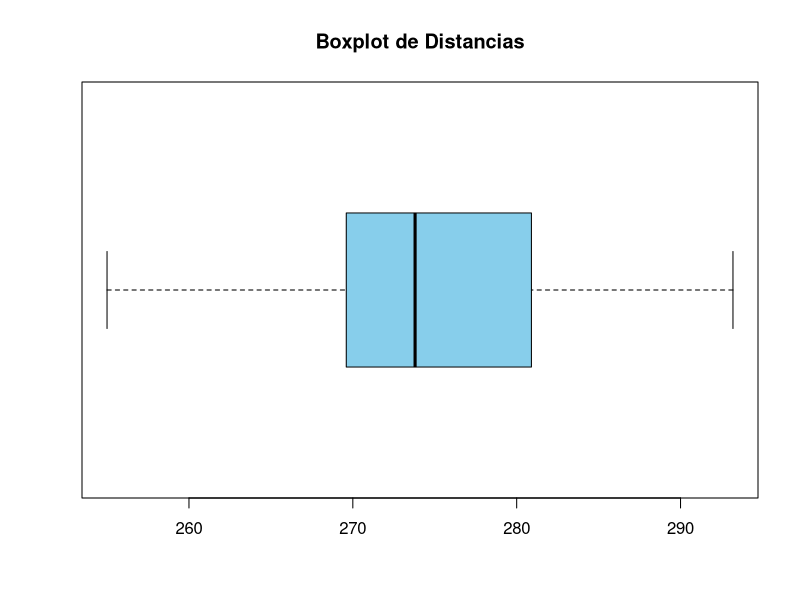
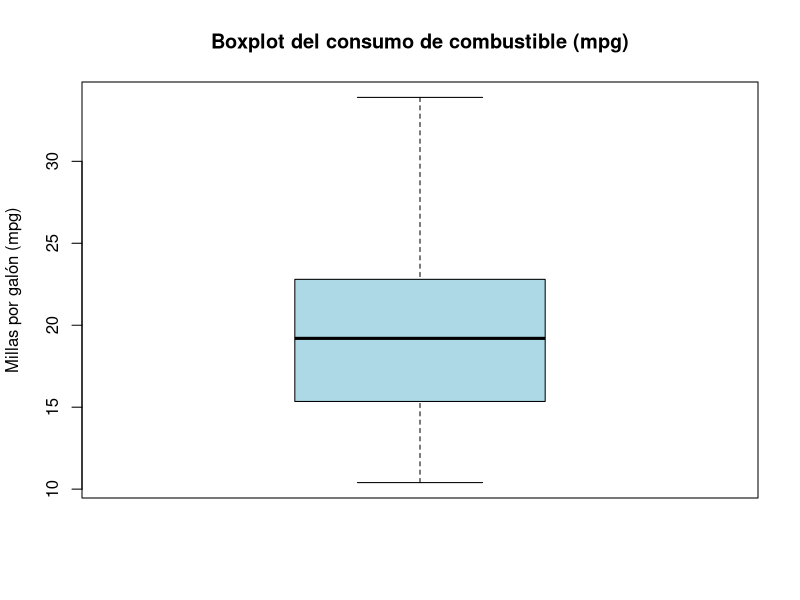
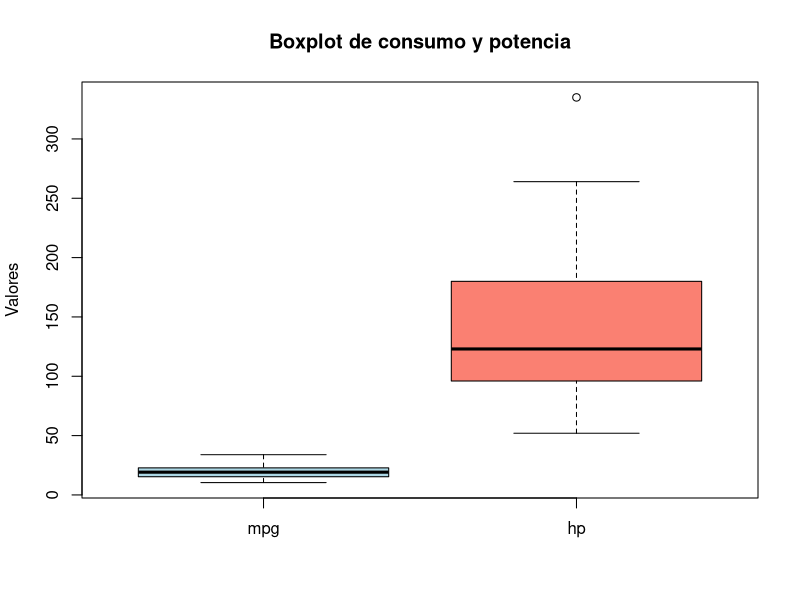
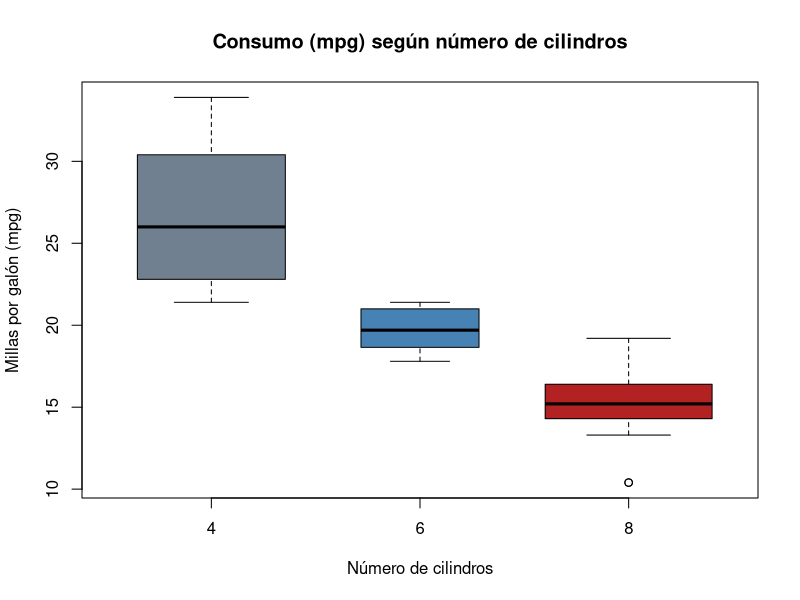

Generate these figures, in order, with R:
## ---- chunk 1
# Datos de distancias
distancias <- c(
  291.5, 274.4, 290.2, 276.4, 272.0, 268.7, 281.6, 281.6, 276.3, 285.9,
  269.6, 266.6, 283.6, 269.6, 277.8, 287.8, 267.6, 292.6, 273.4, 284.4,
  270.7, 274.0, 285.2, 275.5, 272.1, 261.3, 274.0, 279.3, 281.0, 293.1,
  277.5, 278.0, 272.5, 271.7, 280.8, 265.6, 260.1, 272.5, 281.3, 263.0,
  279.0, 267.3, 283.5, 271.2, 268.5, 277.1, 266.2, 266.4, 271.5, 280.3,
  267.8, 272.1, 269.7, 278.5, 277.3, 280.5, 270.8, 267.7, 255.1, 276.4,
  283.7, 281.7, 282.2, 274.1, 264.5, 281.0, 273.2, 274.4, 281.6, 273.7,
  271.0, 271.5, 289.7, 271.1, 256.9, 274.5, 286.2, 273.9, 268.5, 262.6,
  261.9, 258.9, 293.2, 267.1, 255.0, 269.7, 281.9, 269.6, 279.8, 269.9,
  282.6, 270.0, 265.2, 277.7, 275.5, 272.2, 270.0, 271.0, 284.3, 268.4
)

# Boxplot simple de una sola variable
boxplot(distancias, 
        horizontal = TRUE, 
        main = "Boxplot de Distancias",
        col = "skyblue")

## ---- chunk 2
# Cargar dataset data(mtcars)  
data(mtcars)
# Ver las primeras filas head(mtcars)
head(mtcars)
## ---- chunk 3
# Boxplot de mpg
boxplot(mtcars$mpg,         
        main = "Boxplot del consumo de combustible (mpg)",         
        ylab = "Millas por galón (mpg)",         
        col = "lightblue") 
## ---- chunk 4
# Boxplot comparando mpg y hp (potencia) 
boxplot(mtcars$mpg, mtcars$hp,
  names = c("mpg", "hp"),         
  main = "Boxplot de consumo y potencia",         
  col = c("lightblue", "salmon"),         
  ylab = "Valores") 
## ---- chunk 5
# Cargamos los datos
data(mtcars)
head(mtcars)   # Veamos los primeros datos

# Representación: ¿Cómo cambia el consumo (mpg) según el número de cilindros?
boxplot(mpg ~ as.factor(cyl),     # Le estamos diciendo: Dibuja el consumo de gasolina (mpg) en función de los cilindros (cyl)"
        data = mtcars,
        main = "Consumo (mpg) según número de cilindros",
        xlab = "Número de cilindros",
        ylab = "Millas por galón (mpg)",
        col = c("slategray", "steelblue", "firebrick"),
        varwidth = TRUE)
